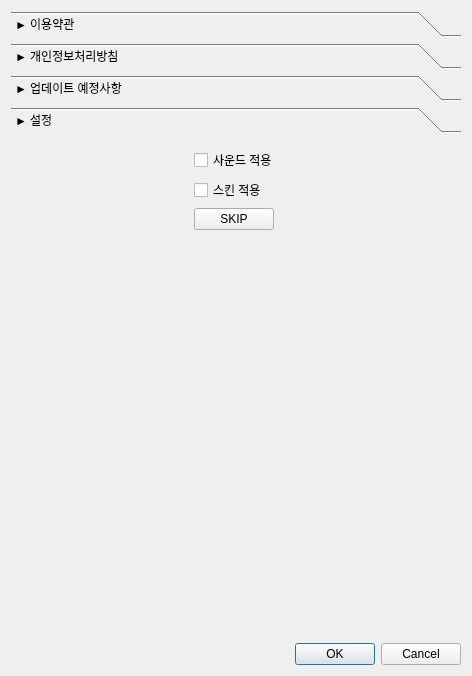
<?xml version="1.0" encoding="UTF-8"?>
<ui version="4.0">
 <class>Dialog</class>
 <widget class="QDialog" name="Dialog">
  <property name="geometry">
   <rect>
    <x>0</x>
    <y>0</y>
    <width>472</width>
    <height>676</height>
   </rect>
  </property>
  <property name="windowTitle">
   <string>Dialog</string>
  </property>
  <layout class="QVBoxLayout" name="verticalLayout_2">
   <item>
    <widget class="QToolBox" name="toolBox">
     <property name="currentIndex">
      <number>3</number>
     </property>
     <widget class="QWidget" name="page">
      <property name="geometry">
       <rect>
        <x>0</x>
        <y>0</y>
        <width>474</width>
        <height>492</height>
       </rect>
      </property>
      <attribute name="label">
       <string>► 이용약관</string>
      </attribute>
      <layout class="QHBoxLayout" name="horizontalLayout_2">
       <item>
        <widget class="QScrollArea" name="scrollArea">
         <property name="widgetResizable">
          <bool>true</bool>
         </property>
         <widget class="QWidget" name="scrollAreaWidgetContents">
          <property name="geometry">
           <rect>
            <x>0</x>
            <y>0</y>
            <width>448</width>
            <height>466</height>
           </rect>
          </property>
          <layout class="QHBoxLayout" name="horizontalLayout_8">
           <item>
            <widget class="QTextEdit" name="textEdit_3">
             <property name="html">
              <string>&lt;!DOCTYPE HTML PUBLIC &quot;-//W3C//DTD HTML 4.0//EN&quot; &quot;http://www.w3.org/TR/REC-html40/strict.dtd&quot;&gt;
&lt;html&gt;&lt;head&gt;&lt;meta name=&quot;qrichtext&quot; content=&quot;1&quot; /&gt;&lt;style type=&quot;text/css&quot;&gt;
p, li { white-space: pre-wrap; }
&lt;/style&gt;&lt;/head&gt;&lt;body style=&quot; font-family:'.AppleSystemUIFont'; font-size:13pt; font-weight:400; font-style:normal;&quot;&gt;
&lt;p style=&quot; margin-top:0px; margin-bottom:0px; margin-left:0px; margin-right:0px; -qt-block-indent:0; text-indent:0px;&quot;&gt;ㅇ&lt;/p&gt;
&lt;p style=&quot; margin-top:0px; margin-bottom:0px; margin-left:0px; margin-right:0px; -qt-block-indent:0; text-indent:0px;&quot;&gt;ㅇ&lt;/p&gt;
&lt;p style=&quot; margin-top:0px; margin-bottom:0px; margin-left:0px; margin-right:0px; -qt-block-indent:0; text-indent:0px;&quot;&gt;ㅇ&lt;/p&gt;
&lt;p style=&quot; margin-top:0px; margin-bottom:0px; margin-left:0px; margin-right:0px; -qt-block-indent:0; text-indent:0px;&quot;&gt;ㅇ&lt;/p&gt;
&lt;p style=&quot; margin-top:0px; margin-bottom:0px; margin-left:0px; margin-right:0px; -qt-block-indent:0; text-indent:0px;&quot;&gt;ㅇ&lt;/p&gt;
&lt;p style=&quot; margin-top:0px; margin-bottom:0px; margin-left:0px; margin-right:0px; -qt-block-indent:0; text-indent:0px;&quot;&gt;ㅇ&lt;/p&gt;
&lt;p style=&quot; margin-top:0px; margin-bottom:0px; margin-left:0px; margin-right:0px; -qt-block-indent:0; text-indent:0px;&quot;&gt;ㅇ&lt;/p&gt;
&lt;p style=&quot; margin-top:0px; margin-bottom:0px; margin-left:0px; margin-right:0px; -qt-block-indent:0; text-indent:0px;&quot;&gt;ㅇ&lt;/p&gt;
&lt;p style=&quot; margin-top:0px; margin-bottom:0px; margin-left:0px; margin-right:0px; -qt-block-indent:0; text-indent:0px;&quot;&gt;ㅇ&lt;/p&gt;
&lt;p style=&quot; margin-top:0px; margin-bottom:0px; margin-left:0px; margin-right:0px; -qt-block-indent:0; text-indent:0px;&quot;&gt;ㅇ&lt;/p&gt;
&lt;p style=&quot; margin-top:0px; margin-bottom:0px; margin-left:0px; margin-right:0px; -qt-block-indent:0; text-indent:0px;&quot;&gt;ㅇ&lt;/p&gt;
&lt;p style=&quot; margin-top:0px; margin-bottom:0px; margin-left:0px; margin-right:0px; -qt-block-indent:0; text-indent:0px;&quot;&gt;ㅇ&lt;/p&gt;
&lt;p style=&quot; margin-top:0px; margin-bottom:0px; margin-left:0px; margin-right:0px; -qt-block-indent:0; text-indent:0px;&quot;&gt;ㅇ&lt;/p&gt;
&lt;p style=&quot; margin-top:0px; margin-bottom:0px; margin-left:0px; margin-right:0px; -qt-block-indent:0; text-indent:0px;&quot;&gt;ㅇ&lt;/p&gt;
&lt;p style=&quot; margin-top:0px; margin-bottom:0px; margin-left:0px; margin-right:0px; -qt-block-indent:0; text-indent:0px;&quot;&gt;ㅇ&lt;/p&gt;
&lt;p style=&quot; margin-top:0px; margin-bottom:0px; margin-left:0px; margin-right:0px; -qt-block-indent:0; text-indent:0px;&quot;&gt;ㅇ&lt;/p&gt;
&lt;p style=&quot; margin-top:0px; margin-bottom:0px; margin-left:0px; margin-right:0px; -qt-block-indent:0; text-indent:0px;&quot;&gt;ㅇ&lt;/p&gt;
&lt;p style=&quot; margin-top:0px; margin-bottom:0px; margin-left:0px; margin-right:0px; -qt-block-indent:0; text-indent:0px;&quot;&gt;ㅇ&lt;/p&gt;
&lt;p style=&quot; margin-top:0px; margin-bottom:0px; margin-left:0px; margin-right:0px; -qt-block-indent:0; text-indent:0px;&quot;&gt;ㅇ&lt;/p&gt;
&lt;p style=&quot; margin-top:0px; margin-bottom:0px; margin-left:0px; margin-right:0px; -qt-block-indent:0; text-indent:0px;&quot;&gt;ㅇ&lt;/p&gt;
&lt;p style=&quot; margin-top:0px; margin-bottom:0px; margin-left:0px; margin-right:0px; -qt-block-indent:0; text-indent:0px;&quot;&gt;ㅇ&lt;/p&gt;
&lt;p style=&quot; margin-top:0px; margin-bottom:0px; margin-left:0px; margin-right:0px; -qt-block-indent:0; text-indent:0px;&quot;&gt;ㅇ&lt;/p&gt;
&lt;p style=&quot; margin-top:0px; margin-bottom:0px; margin-left:0px; margin-right:0px; -qt-block-indent:0; text-indent:0px;&quot;&gt;ㅇ&lt;/p&gt;
&lt;p style=&quot; margin-top:0px; margin-bottom:0px; margin-left:0px; margin-right:0px; -qt-block-indent:0; text-indent:0px;&quot;&gt;ㅇ&lt;/p&gt;
&lt;p style=&quot; margin-top:0px; margin-bottom:0px; margin-left:0px; margin-right:0px; -qt-block-indent:0; text-indent:0px;&quot;&gt;ㅇ&lt;/p&gt;
&lt;p style=&quot; margin-top:0px; margin-bottom:0px; margin-left:0px; margin-right:0px; -qt-block-indent:0; text-indent:0px;&quot;&gt;ㅇ&lt;/p&gt;
&lt;p style=&quot; margin-top:0px; margin-bottom:0px; margin-left:0px; margin-right:0px; -qt-block-indent:0; text-indent:0px;&quot;&gt;ㅇ&lt;/p&gt;
&lt;p style=&quot; margin-top:0px; margin-bottom:0px; margin-left:0px; margin-right:0px; -qt-block-indent:0; text-indent:0px;&quot;&gt;ㅇ&lt;/p&gt;
&lt;p style=&quot; margin-top:0px; margin-bottom:0px; margin-left:0px; margin-right:0px; -qt-block-indent:0; text-indent:0px;&quot;&gt;ㅇ&lt;/p&gt;
&lt;p style=&quot; margin-top:0px; margin-bottom:0px; margin-left:0px; margin-right:0px; -qt-block-indent:0; text-indent:0px;&quot;&gt;ㅇ&lt;/p&gt;
&lt;p style=&quot; margin-top:0px; margin-bottom:0px; margin-left:0px; margin-right:0px; -qt-block-indent:0; text-indent:0px;&quot;&gt;ㅇ&lt;/p&gt;
&lt;p style=&quot; margin-top:0px; margin-bottom:0px; margin-left:0px; margin-right:0px; -qt-block-indent:0; text-indent:0px;&quot;&gt;ㅇ&lt;/p&gt;
&lt;p style=&quot; margin-top:0px; margin-bottom:0px; margin-left:0px; margin-right:0px; -qt-block-indent:0; text-indent:0px;&quot;&gt;ㅇ&lt;/p&gt;
&lt;p style=&quot; margin-top:0px; margin-bottom:0px; margin-left:0px; margin-right:0px; -qt-block-indent:0; text-indent:0px;&quot;&gt;ㅇ&lt;/p&gt;
&lt;p style=&quot; margin-top:0px; margin-bottom:0px; margin-left:0px; margin-right:0px; -qt-block-indent:0; text-indent:0px;&quot;&gt;ㅇ&lt;/p&gt;
&lt;p style=&quot; margin-top:0px; margin-bottom:0px; margin-left:0px; margin-right:0px; -qt-block-indent:0; text-indent:0px;&quot;&gt;ㅇ&lt;/p&gt;
&lt;p style=&quot; margin-top:0px; margin-bottom:0px; margin-left:0px; margin-right:0px; -qt-block-indent:0; text-indent:0px;&quot;&gt;ㅇ&lt;/p&gt;
&lt;p style=&quot; margin-top:0px; margin-bottom:0px; margin-left:0px; margin-right:0px; -qt-block-indent:0; text-indent:0px;&quot;&gt;ㅇ&lt;/p&gt;
&lt;p style=&quot; margin-top:0px; margin-bottom:0px; margin-left:0px; margin-right:0px; -qt-block-indent:0; text-indent:0px;&quot;&gt;ㅇ&lt;/p&gt;
&lt;p style=&quot; margin-top:0px; margin-bottom:0px; margin-left:0px; margin-right:0px; -qt-block-indent:0; text-indent:0px;&quot;&gt;ㅇ&lt;/p&gt;
&lt;p style=&quot; margin-top:0px; margin-bottom:0px; margin-left:0px; margin-right:0px; -qt-block-indent:0; text-indent:0px;&quot;&gt;ㅇ&lt;/p&gt;
&lt;p style=&quot; margin-top:0px; margin-bottom:0px; margin-left:0px; margin-right:0px; -qt-block-indent:0; text-indent:0px;&quot;&gt;ㅇ&lt;/p&gt;
&lt;p style=&quot;-qt-paragraph-type:empty; margin-top:0px; margin-bottom:0px; margin-left:0px; margin-right:0px; -qt-block-indent:0; text-indent:0px;&quot;&gt;&lt;br /&gt;&lt;/p&gt;&lt;/body&gt;&lt;/html&gt;</string>
             </property>
            </widget>
           </item>
          </layout>
         </widget>
        </widget>
       </item>
      </layout>
     </widget>
     <widget class="QWidget" name="page_2">
      <property name="geometry">
       <rect>
        <x>0</x>
        <y>0</y>
        <width>474</width>
        <height>492</height>
       </rect>
      </property>
      <attribute name="label">
       <string>► 개인정보처리방침</string>
      </attribute>
      <layout class="QHBoxLayout" name="horizontalLayout_3">
       <item>
        <widget class="QScrollArea" name="scrollArea_2">
         <property name="widgetResizable">
          <bool>true</bool>
         </property>
         <widget class="QWidget" name="scrollAreaWidgetContents_2">
          <property name="geometry">
           <rect>
            <x>0</x>
            <y>0</y>
            <width>448</width>
            <height>466</height>
           </rect>
          </property>
          <layout class="QHBoxLayout" name="horizontalLayout_7">
           <item>
            <widget class="QTextEdit" name="textEdit_2">
             <property name="html">
              <string>&lt;!DOCTYPE HTML PUBLIC &quot;-//W3C//DTD HTML 4.0//EN&quot; &quot;http://www.w3.org/TR/REC-html40/strict.dtd&quot;&gt;
&lt;html&gt;&lt;head&gt;&lt;meta name=&quot;qrichtext&quot; content=&quot;1&quot; /&gt;&lt;style type=&quot;text/css&quot;&gt;
p, li { white-space: pre-wrap; }
&lt;/style&gt;&lt;/head&gt;&lt;body style=&quot; font-family:'.AppleSystemUIFont'; font-size:13pt; font-weight:400; font-style:normal;&quot;&gt;
&lt;p style=&quot; margin-top:0px; margin-bottom:0px; margin-left:0px; margin-right:0px; -qt-block-indent:0; text-indent:0px;&quot;&gt;ㅎ&lt;/p&gt;
&lt;p style=&quot; margin-top:0px; margin-bottom:0px; margin-left:0px; margin-right:0px; -qt-block-indent:0; text-indent:0px;&quot;&gt;ㅎ&lt;/p&gt;
&lt;p style=&quot; margin-top:0px; margin-bottom:0px; margin-left:0px; margin-right:0px; -qt-block-indent:0; text-indent:0px;&quot;&gt;ㅎ&lt;/p&gt;
&lt;p style=&quot; margin-top:0px; margin-bottom:0px; margin-left:0px; margin-right:0px; -qt-block-indent:0; text-indent:0px;&quot;&gt;ㅎ&lt;/p&gt;
&lt;p style=&quot; margin-top:0px; margin-bottom:0px; margin-left:0px; margin-right:0px; -qt-block-indent:0; text-indent:0px;&quot;&gt;ㅎ&lt;/p&gt;
&lt;p style=&quot; margin-top:0px; margin-bottom:0px; margin-left:0px; margin-right:0px; -qt-block-indent:0; text-indent:0px;&quot;&gt;ㅎ&lt;/p&gt;
&lt;p style=&quot; margin-top:0px; margin-bottom:0px; margin-left:0px; margin-right:0px; -qt-block-indent:0; text-indent:0px;&quot;&gt;ㅎ&lt;/p&gt;
&lt;p style=&quot; margin-top:0px; margin-bottom:0px; margin-left:0px; margin-right:0px; -qt-block-indent:0; text-indent:0px;&quot;&gt;ㅎ&lt;/p&gt;
&lt;p style=&quot; margin-top:0px; margin-bottom:0px; margin-left:0px; margin-right:0px; -qt-block-indent:0; text-indent:0px;&quot;&gt;ㅎ&lt;/p&gt;
&lt;p style=&quot; margin-top:0px; margin-bottom:0px; margin-left:0px; margin-right:0px; -qt-block-indent:0; text-indent:0px;&quot;&gt;ㅎ&lt;/p&gt;
&lt;p style=&quot; margin-top:0px; margin-bottom:0px; margin-left:0px; margin-right:0px; -qt-block-indent:0; text-indent:0px;&quot;&gt;ㅎ&lt;/p&gt;
&lt;p style=&quot; margin-top:0px; margin-bottom:0px; margin-left:0px; margin-right:0px; -qt-block-indent:0; text-indent:0px;&quot;&gt;ㅎ&lt;/p&gt;
&lt;p style=&quot; margin-top:0px; margin-bottom:0px; margin-left:0px; margin-right:0px; -qt-block-indent:0; text-indent:0px;&quot;&gt;ㅎ&lt;/p&gt;
&lt;p style=&quot; margin-top:0px; margin-bottom:0px; margin-left:0px; margin-right:0px; -qt-block-indent:0; text-indent:0px;&quot;&gt;ㅎ&lt;/p&gt;
&lt;p style=&quot; margin-top:0px; margin-bottom:0px; margin-left:0px; margin-right:0px; -qt-block-indent:0; text-indent:0px;&quot;&gt;ㅎ&lt;/p&gt;
&lt;p style=&quot; margin-top:0px; margin-bottom:0px; margin-left:0px; margin-right:0px; -qt-block-indent:0; text-indent:0px;&quot;&gt;ㅎ&lt;/p&gt;
&lt;p style=&quot; margin-top:0px; margin-bottom:0px; margin-left:0px; margin-right:0px; -qt-block-indent:0; text-indent:0px;&quot;&gt;ㅎ&lt;/p&gt;
&lt;p style=&quot; margin-top:0px; margin-bottom:0px; margin-left:0px; margin-right:0px; -qt-block-indent:0; text-indent:0px;&quot;&gt;ㅎ&lt;/p&gt;
&lt;p style=&quot; margin-top:0px; margin-bottom:0px; margin-left:0px; margin-right:0px; -qt-block-indent:0; text-indent:0px;&quot;&gt;ㅎ&lt;/p&gt;
&lt;p style=&quot; margin-top:0px; margin-bottom:0px; margin-left:0px; margin-right:0px; -qt-block-indent:0; text-indent:0px;&quot;&gt;ㅎ&lt;/p&gt;
&lt;p style=&quot; margin-top:0px; margin-bottom:0px; margin-left:0px; margin-right:0px; -qt-block-indent:0; text-indent:0px;&quot;&gt;ㅎ&lt;/p&gt;
&lt;p style=&quot; margin-top:0px; margin-bottom:0px; margin-left:0px; margin-right:0px; -qt-block-indent:0; text-indent:0px;&quot;&gt;ㅎ&lt;/p&gt;
&lt;p style=&quot; margin-top:0px; margin-bottom:0px; margin-left:0px; margin-right:0px; -qt-block-indent:0; text-indent:0px;&quot;&gt;ㅎ&lt;/p&gt;
&lt;p style=&quot; margin-top:0px; margin-bottom:0px; margin-left:0px; margin-right:0px; -qt-block-indent:0; text-indent:0px;&quot;&gt;ㅎ&lt;/p&gt;
&lt;p style=&quot; margin-top:0px; margin-bottom:0px; margin-left:0px; margin-right:0px; -qt-block-indent:0; text-indent:0px;&quot;&gt;ㅎ&lt;/p&gt;
&lt;p style=&quot; margin-top:0px; margin-bottom:0px; margin-left:0px; margin-right:0px; -qt-block-indent:0; text-indent:0px;&quot;&gt;ㅎ&lt;/p&gt;
&lt;p style=&quot; margin-top:0px; margin-bottom:0px; margin-left:0px; margin-right:0px; -qt-block-indent:0; text-indent:0px;&quot;&gt;ㅎ&lt;/p&gt;
&lt;p style=&quot; margin-top:0px; margin-bottom:0px; margin-left:0px; margin-right:0px; -qt-block-indent:0; text-indent:0px;&quot;&gt;ㅎ&lt;/p&gt;
&lt;p style=&quot; margin-top:0px; margin-bottom:0px; margin-left:0px; margin-right:0px; -qt-block-indent:0; text-indent:0px;&quot;&gt;ㅎ&lt;/p&gt;
&lt;p style=&quot; margin-top:0px; margin-bottom:0px; margin-left:0px; margin-right:0px; -qt-block-indent:0; text-indent:0px;&quot;&gt;ㅎ&lt;/p&gt;
&lt;p style=&quot; margin-top:0px; margin-bottom:0px; margin-left:0px; margin-right:0px; -qt-block-indent:0; text-indent:0px;&quot;&gt;ㅎ&lt;/p&gt;
&lt;p style=&quot; margin-top:0px; margin-bottom:0px; margin-left:0px; margin-right:0px; -qt-block-indent:0; text-indent:0px;&quot;&gt;ㅎ&lt;/p&gt;
&lt;p style=&quot; margin-top:0px; margin-bottom:0px; margin-left:0px; margin-right:0px; -qt-block-indent:0; text-indent:0px;&quot;&gt;ㅎ&lt;/p&gt;
&lt;p style=&quot; margin-top:0px; margin-bottom:0px; margin-left:0px; margin-right:0px; -qt-block-indent:0; text-indent:0px;&quot;&gt;ㅎ&lt;/p&gt;
&lt;p style=&quot; margin-top:0px; margin-bottom:0px; margin-left:0px; margin-right:0px; -qt-block-indent:0; text-indent:0px;&quot;&gt;ㅎ&lt;/p&gt;
&lt;p style=&quot;-qt-paragraph-type:empty; margin-top:0px; margin-bottom:0px; margin-left:0px; margin-right:0px; -qt-block-indent:0; text-indent:0px;&quot;&gt;&lt;br /&gt;&lt;/p&gt;&lt;/body&gt;&lt;/html&gt;</string>
             </property>
            </widget>
           </item>
          </layout>
         </widget>
        </widget>
       </item>
      </layout>
     </widget>
     <widget class="QWidget" name="page_3">
      <property name="geometry">
       <rect>
        <x>0</x>
        <y>0</y>
        <width>474</width>
        <height>492</height>
       </rect>
      </property>
      <attribute name="label">
       <string>► 업데이트 예정사항</string>
      </attribute>
      <layout class="QHBoxLayout" name="horizontalLayout_4">
       <item>
        <widget class="QScrollArea" name="scrollArea_3">
         <property name="widgetResizable">
          <bool>true</bool>
         </property>
         <widget class="QWidget" name="scrollAreaWidgetContents_3">
          <property name="geometry">
           <rect>
            <x>0</x>
            <y>0</y>
            <width>448</width>
            <height>466</height>
           </rect>
          </property>
          <layout class="QHBoxLayout" name="horizontalLayout_6">
           <item>
            <widget class="QTextEdit" name="textEdit">
             <property name="html">
              <string>&lt;!DOCTYPE HTML PUBLIC &quot;-//W3C//DTD HTML 4.0//EN&quot; &quot;http://www.w3.org/TR/REC-html40/strict.dtd&quot;&gt;
&lt;html&gt;&lt;head&gt;&lt;meta name=&quot;qrichtext&quot; content=&quot;1&quot; /&gt;&lt;style type=&quot;text/css&quot;&gt;
p, li { white-space: pre-wrap; }
&lt;/style&gt;&lt;/head&gt;&lt;body style=&quot; font-family:'.AppleSystemUIFont'; font-size:13pt; font-weight:400; font-style:normal;&quot;&gt;
&lt;p style=&quot; margin-top:0px; margin-bottom:0px; margin-left:0px; margin-right:0px; -qt-block-indent:0; text-indent:0px;&quot;&gt;ㅋ&lt;/p&gt;
&lt;p style=&quot; margin-top:0px; margin-bottom:0px; margin-left:0px; margin-right:0px; -qt-block-indent:0; text-indent:0px;&quot;&gt;ㅋ&lt;/p&gt;
&lt;p style=&quot; margin-top:0px; margin-bottom:0px; margin-left:0px; margin-right:0px; -qt-block-indent:0; text-indent:0px;&quot;&gt;ㅋ&lt;/p&gt;
&lt;p style=&quot; margin-top:0px; margin-bottom:0px; margin-left:0px; margin-right:0px; -qt-block-indent:0; text-indent:0px;&quot;&gt;ㅋ&lt;/p&gt;
&lt;p style=&quot; margin-top:0px; margin-bottom:0px; margin-left:0px; margin-right:0px; -qt-block-indent:0; text-indent:0px;&quot;&gt;ㅋ&lt;/p&gt;
&lt;p style=&quot; margin-top:0px; margin-bottom:0px; margin-left:0px; margin-right:0px; -qt-block-indent:0; text-indent:0px;&quot;&gt;ㅋ&lt;/p&gt;
&lt;p style=&quot; margin-top:0px; margin-bottom:0px; margin-left:0px; margin-right:0px; -qt-block-indent:0; text-indent:0px;&quot;&gt;ㅋ&lt;/p&gt;
&lt;p style=&quot; margin-top:0px; margin-bottom:0px; margin-left:0px; margin-right:0px; -qt-block-indent:0; text-indent:0px;&quot;&gt;ㅋ&lt;/p&gt;
&lt;p style=&quot; margin-top:0px; margin-bottom:0px; margin-left:0px; margin-right:0px; -qt-block-indent:0; text-indent:0px;&quot;&gt;ㅋ&lt;/p&gt;
&lt;p style=&quot; margin-top:0px; margin-bottom:0px; margin-left:0px; margin-right:0px; -qt-block-indent:0; text-indent:0px;&quot;&gt;ㅋ&lt;/p&gt;
&lt;p style=&quot; margin-top:0px; margin-bottom:0px; margin-left:0px; margin-right:0px; -qt-block-indent:0; text-indent:0px;&quot;&gt;ㅋ&lt;/p&gt;
&lt;p style=&quot; margin-top:0px; margin-bottom:0px; margin-left:0px; margin-right:0px; -qt-block-indent:0; text-indent:0px;&quot;&gt;ㅋ&lt;/p&gt;
&lt;p style=&quot; margin-top:0px; margin-bottom:0px; margin-left:0px; margin-right:0px; -qt-block-indent:0; text-indent:0px;&quot;&gt;ㅋ&lt;/p&gt;
&lt;p style=&quot; margin-top:0px; margin-bottom:0px; margin-left:0px; margin-right:0px; -qt-block-indent:0; text-indent:0px;&quot;&gt;ㅋ&lt;/p&gt;
&lt;p style=&quot; margin-top:0px; margin-bottom:0px; margin-left:0px; margin-right:0px; -qt-block-indent:0; text-indent:0px;&quot;&gt;ㅋ&lt;/p&gt;
&lt;p style=&quot; margin-top:0px; margin-bottom:0px; margin-left:0px; margin-right:0px; -qt-block-indent:0; text-indent:0px;&quot;&gt;ㅋ&lt;/p&gt;
&lt;p style=&quot; margin-top:0px; margin-bottom:0px; margin-left:0px; margin-right:0px; -qt-block-indent:0; text-indent:0px;&quot;&gt;ㅋ&lt;/p&gt;
&lt;p style=&quot; margin-top:0px; margin-bottom:0px; margin-left:0px; margin-right:0px; -qt-block-indent:0; text-indent:0px;&quot;&gt;ㅋ&lt;/p&gt;
&lt;p style=&quot; margin-top:0px; margin-bottom:0px; margin-left:0px; margin-right:0px; -qt-block-indent:0; text-indent:0px;&quot;&gt;ㅋ&lt;/p&gt;
&lt;p style=&quot; margin-top:0px; margin-bottom:0px; margin-left:0px; margin-right:0px; -qt-block-indent:0; text-indent:0px;&quot;&gt;ㅋ&lt;/p&gt;
&lt;p style=&quot; margin-top:0px; margin-bottom:0px; margin-left:0px; margin-right:0px; -qt-block-indent:0; text-indent:0px;&quot;&gt;ㅋ&lt;/p&gt;
&lt;p style=&quot; margin-top:0px; margin-bottom:0px; margin-left:0px; margin-right:0px; -qt-block-indent:0; text-indent:0px;&quot;&gt;ㅋ&lt;/p&gt;
&lt;p style=&quot; margin-top:0px; margin-bottom:0px; margin-left:0px; margin-right:0px; -qt-block-indent:0; text-indent:0px;&quot;&gt;ㅋ&lt;/p&gt;
&lt;p style=&quot; margin-top:0px; margin-bottom:0px; margin-left:0px; margin-right:0px; -qt-block-indent:0; text-indent:0px;&quot;&gt;ㅋ&lt;/p&gt;
&lt;p style=&quot; margin-top:0px; margin-bottom:0px; margin-left:0px; margin-right:0px; -qt-block-indent:0; text-indent:0px;&quot;&gt;ㅋ&lt;/p&gt;
&lt;p style=&quot; margin-top:0px; margin-bottom:0px; margin-left:0px; margin-right:0px; -qt-block-indent:0; text-indent:0px;&quot;&gt;ㅋ&lt;/p&gt;
&lt;p style=&quot; margin-top:0px; margin-bottom:0px; margin-left:0px; margin-right:0px; -qt-block-indent:0; text-indent:0px;&quot;&gt;ㅋ&lt;/p&gt;
&lt;p style=&quot; margin-top:0px; margin-bottom:0px; margin-left:0px; margin-right:0px; -qt-block-indent:0; text-indent:0px;&quot;&gt;ㅋ&lt;/p&gt;
&lt;p style=&quot; margin-top:0px; margin-bottom:0px; margin-left:0px; margin-right:0px; -qt-block-indent:0; text-indent:0px;&quot;&gt;ㅋ&lt;/p&gt;
&lt;p style=&quot; margin-top:0px; margin-bottom:0px; margin-left:0px; margin-right:0px; -qt-block-indent:0; text-indent:0px;&quot;&gt;ㅋ&lt;/p&gt;
&lt;p style=&quot; margin-top:0px; margin-bottom:0px; margin-left:0px; margin-right:0px; -qt-block-indent:0; text-indent:0px;&quot;&gt;ㅋ&lt;/p&gt;
&lt;p style=&quot; margin-top:0px; margin-bottom:0px; margin-left:0px; margin-right:0px; -qt-block-indent:0; text-indent:0px;&quot;&gt;ㅋ&lt;/p&gt;
&lt;p style=&quot; margin-top:0px; margin-bottom:0px; margin-left:0px; margin-right:0px; -qt-block-indent:0; text-indent:0px;&quot;&gt;ㅋ&lt;/p&gt;
&lt;p style=&quot; margin-top:0px; margin-bottom:0px; margin-left:0px; margin-right:0px; -qt-block-indent:0; text-indent:0px;&quot;&gt;ㅋ&lt;/p&gt;
&lt;p style=&quot; margin-top:0px; margin-bottom:0px; margin-left:0px; margin-right:0px; -qt-block-indent:0; text-indent:0px;&quot;&gt;ㅋ&lt;/p&gt;
&lt;p style=&quot; margin-top:0px; margin-bottom:0px; margin-left:0px; margin-right:0px; -qt-block-indent:0; text-indent:0px;&quot;&gt;ㅋ&lt;/p&gt;
&lt;p style=&quot; margin-top:0px; margin-bottom:0px; margin-left:0px; margin-right:0px; -qt-block-indent:0; text-indent:0px;&quot;&gt;ㅋ&lt;/p&gt;
&lt;p style=&quot; margin-top:0px; margin-bottom:0px; margin-left:0px; margin-right:0px; -qt-block-indent:0; text-indent:0px;&quot;&gt;ㅋ&lt;/p&gt;
&lt;p style=&quot; margin-top:0px; margin-bottom:0px; margin-left:0px; margin-right:0px; -qt-block-indent:0; text-indent:0px;&quot;&gt;ㅋ&lt;/p&gt;
&lt;p style=&quot; margin-top:0px; margin-bottom:0px; margin-left:0px; margin-right:0px; -qt-block-indent:0; text-indent:0px;&quot;&gt;ㅋ&lt;/p&gt;
&lt;p style=&quot; margin-top:0px; margin-bottom:0px; margin-left:0px; margin-right:0px; -qt-block-indent:0; text-indent:0px;&quot;&gt;ㅋ&lt;/p&gt;
&lt;p style=&quot; margin-top:0px; margin-bottom:0px; margin-left:0px; margin-right:0px; -qt-block-indent:0; text-indent:0px;&quot;&gt;ㅋ&lt;/p&gt;
&lt;p style=&quot; margin-top:0px; margin-bottom:0px; margin-left:0px; margin-right:0px; -qt-block-indent:0; text-indent:0px;&quot;&gt;ㅋ&lt;/p&gt;
&lt;p style=&quot; margin-top:0px; margin-bottom:0px; margin-left:0px; margin-right:0px; -qt-block-indent:0; text-indent:0px;&quot;&gt;ㅋ&lt;/p&gt;
&lt;p style=&quot; margin-top:0px; margin-bottom:0px; margin-left:0px; margin-right:0px; -qt-block-indent:0; text-indent:0px;&quot;&gt;ㅋ&lt;/p&gt;
&lt;p style=&quot; margin-top:0px; margin-bottom:0px; margin-left:0px; margin-right:0px; -qt-block-indent:0; text-indent:0px;&quot;&gt;ㅋ&lt;/p&gt;
&lt;p style=&quot; margin-top:0px; margin-bottom:0px; margin-left:0px; margin-right:0px; -qt-block-indent:0; text-indent:0px;&quot;&gt;ㅋ&lt;/p&gt;
&lt;p style=&quot; margin-top:0px; margin-bottom:0px; margin-left:0px; margin-right:0px; -qt-block-indent:0; text-indent:0px;&quot;&gt;ㅋ&lt;/p&gt;
&lt;p style=&quot; margin-top:0px; margin-bottom:0px; margin-left:0px; margin-right:0px; -qt-block-indent:0; text-indent:0px;&quot;&gt;ㅋ&lt;/p&gt;
&lt;p style=&quot; margin-top:0px; margin-bottom:0px; margin-left:0px; margin-right:0px; -qt-block-indent:0; text-indent:0px;&quot;&gt;ㅋ&lt;/p&gt;&lt;/body&gt;&lt;/html&gt;</string>
             </property>
            </widget>
           </item>
          </layout>
         </widget>
        </widget>
       </item>
      </layout>
     </widget>
     <widget class="QWidget" name="page_4">
      <property name="geometry">
       <rect>
        <x>0</x>
        <y>0</y>
        <width>448</width>
        <height>468</height>
       </rect>
      </property>
      <attribute name="label">
       <string>► 설정</string>
      </attribute>
      <layout class="QHBoxLayout" name="horizontalLayout_5">
       <item>
        <layout class="QVBoxLayout" name="verticalLayout">
         <item>
          <widget class="QCheckBox" name="checkBox">
           <property name="sizePolicy">
            <sizepolicy hsizetype="Minimum" vsizetype="Fixed">
             <horstretch>0</horstretch>
             <verstretch>0</verstretch>
            </sizepolicy>
           </property>
           <property name="text">
            <string>사운드 적용</string>
           </property>
          </widget>
         </item>
         <item>
          <widget class="QCheckBox" name="checkBox_2">
           <property name="text">
            <string>스킨 적용</string>
           </property>
          </widget>
         </item>
         <item>
          <widget class="QPushButton" name="SKIP_BUTTON">
           <property name="sizePolicy">
            <sizepolicy hsizetype="Maximum" vsizetype="Fixed">
             <horstretch>0</horstretch>
             <verstretch>0</verstretch>
            </sizepolicy>
           </property>
           <property name="text">
            <string>SKIP</string>
           </property>
          </widget>
         </item>
         <item>
          <spacer name="verticalSpacer">
           <property name="orientation">
            <enum>Qt::Vertical</enum>
           </property>
           <property name="sizeType">
            <enum>QSizePolicy::Maximum</enum>
           </property>
           <property name="sizeHint" stdset="0">
            <size>
             <width>20</width>
             <height>500</height>
            </size>
           </property>
          </spacer>
         </item>
        </layout>
       </item>
      </layout>
     </widget>
    </widget>
   </item>
   <item>
    <widget class="QDialogButtonBox" name="setting_close">
     <property name="orientation">
      <enum>Qt::Horizontal</enum>
     </property>
     <property name="standardButtons">
      <set>QDialogButtonBox::Cancel|QDialogButtonBox::Ok</set>
     </property>
    </widget>
   </item>
  </layout>
 </widget>
 <resources/>
 <connections>
  <connection>
   <sender>setting_close</sender>
   <signal>accepted()</signal>
   <receiver>Dialog</receiver>
   <slot>accept()</slot>
   <hints>
    <hint type="sourcelabel">
     <x>248</x>
     <y>254</y>
    </hint>
    <hint type="destinationlabel">
     <x>157</x>
     <y>274</y>
    </hint>
   </hints>
  </connection>
  <connection>
   <sender>setting_close</sender>
   <signal>rejected()</signal>
   <receiver>Dialog</receiver>
   <slot>reject()</slot>
   <hints>
    <hint type="sourcelabel">
     <x>316</x>
     <y>260</y>
    </hint>
    <hint type="destinationlabel">
     <x>286</x>
     <y>274</y>
    </hint>
   </hints>
  </connection>
 </connections>
</ui>
